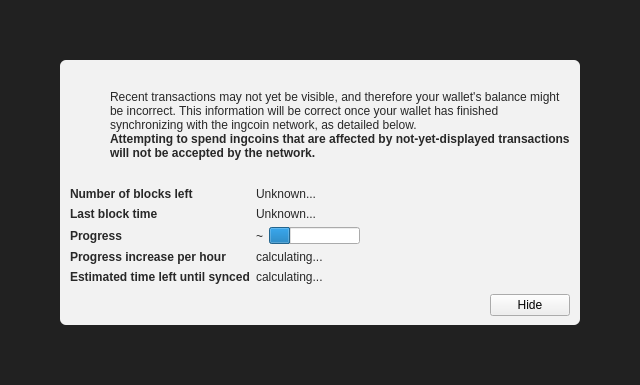
<?xml version="1.0" encoding="UTF-8"?>
<ui version="4.0">
 <class>ModalOverlay</class>
 <widget class="ModalOverlay" name="ModalOverlay">
  <property name="geometry">
   <rect>
    <x>0</x>
    <y>0</y>
    <width>640</width>
    <height>385</height>
   </rect>
  </property>
  <property name="windowTitle">
   <string>Form</string>
  </property>
  <layout class="QVBoxLayout" name="verticalLayout" stretch="0">
   <property name="sizeConstraint">
    <enum>QLayout::SetDefaultConstraint</enum>
   </property>
   <property name="leftMargin">
    <number>0</number>
   </property>
   <property name="topMargin">
    <number>0</number>
   </property>
   <property name="rightMargin">
    <number>0</number>
   </property>
   <property name="bottomMargin">
    <number>0</number>
   </property>
   <item>
    <widget class="QWidget" name="bgWidget" native="true">
     <property name="styleSheet">
      <string notr="true">#bgWidget { background: rgba(0,0,0,220); }</string>
     </property>
     <layout class="QVBoxLayout" name="verticalLayoutMain" stretch="1">
      <property name="leftMargin">
       <number>60</number>
      </property>
      <property name="topMargin">
       <number>60</number>
      </property>
      <property name="rightMargin">
       <number>60</number>
      </property>
      <property name="bottomMargin">
       <number>60</number>
      </property>
      <item>
       <widget class="QWidget" name="contentWidget" native="true">
        <property name="styleSheet">
         <string notr="true">#contentWidget { background: rgba(255,255,255,240); border-radius: 6px; }

QLabel { color: rgb(40,40,40);  }</string>
        </property>
        <layout class="QVBoxLayout" name="verticalLayoutSub" stretch="1,0,0,0">
         <property name="spacing">
          <number>0</number>
         </property>
         <property name="leftMargin">
          <number>10</number>
         </property>
         <property name="topMargin">
          <number>10</number>
         </property>
         <property name="rightMargin">
          <number>10</number>
         </property>
         <property name="bottomMargin">
          <number>10</number>
         </property>
         <item>
          <layout class="QHBoxLayout" name="horizontalLayoutIconText" stretch="0,1">
           <property name="topMargin">
            <number>20</number>
           </property>
           <item>
            <layout class="QVBoxLayout" name="verticalLayoutIcon">
             <property name="leftMargin">
              <number>0</number>
             </property>
             <item>
              <widget class="QPushButton" name="warningIcon">
               <property name="enabled">
                <bool>false</bool>
               </property>
               <property name="text">
                <string/>
               </property>
               <property name="icon">
                <iconset>
                 <normaloff>:/icons/warning</normaloff>
                 <disabledoff>:/icons/warning</disabledoff>:/icons/warning</iconset>
               </property>
               <property name="iconSize">
                <size>
                 <width>48</width>
                 <height>48</height>
                </size>
               </property>
               <property name="flat">
                <bool>true</bool>
               </property>
              </widget>
             </item>
             <item>
              <spacer name="verticalSpacerWarningIcon">
               <property name="orientation">
                <enum>Qt::Vertical</enum>
               </property>
               <property name="sizeHint" stdset="0">
                <size>
                 <width>20</width>
                 <height>40</height>
                </size>
               </property>
              </spacer>
             </item>
            </layout>
           </item>
           <item>
            <layout class="QVBoxLayout" name="verticalLayoutInfoText">
             <property name="leftMargin">
              <number>0</number>
             </property>
             <property name="topMargin">
              <number>0</number>
             </property>
             <item>
              <widget class="QLabel" name="infoText">
               <property name="text">
                <string>Recent transactions may not yet be visible, and therefore your wallet's balance might be incorrect. This information will be correct once your wallet has finished synchronizing with the ingcoin network, as detailed below.</string>
               </property>
               <property name="textFormat">
                <enum>Qt::RichText</enum>
               </property>
               <property name="wordWrap">
                <bool>true</bool>
               </property>
              </widget>
             </item>
             <item>
              <widget class="QLabel" name="infoTextStrong">
               <property name="font">
                <font>
                 <weight>75</weight>
                 <bold>true</bold>
                </font>
               </property>
               <property name="text">
                <string>Attempting to spend ingcoins that are affected by not-yet-displayed transactions will not be accepted by the network.</string>
               </property>
               <property name="textFormat">
                <enum>Qt::RichText</enum>
               </property>
               <property name="wordWrap">
                <bool>true</bool>
               </property>
              </widget>
             </item>
             <item>
              <spacer name="verticalSpacerInTextSpace">
               <property name="orientation">
                <enum>Qt::Vertical</enum>
               </property>
               <property name="sizeHint" stdset="0">
                <size>
                 <width>20</width>
                 <height>40</height>
                </size>
               </property>
              </spacer>
             </item>
            </layout>
           </item>
          </layout>
         </item>
         <item>
          <spacer name="verticalSpacerAfterText">
           <property name="orientation">
            <enum>Qt::Vertical</enum>
           </property>
           <property name="sizeHint" stdset="0">
            <size>
             <width>20</width>
             <height>40</height>
            </size>
           </property>
          </spacer>
         </item>
         <item>
          <layout class="QFormLayout" name="formLayout">
           <property name="fieldGrowthPolicy">
            <enum>QFormLayout::FieldsStayAtSizeHint</enum>
           </property>
           <property name="horizontalSpacing">
            <number>6</number>
           </property>
           <property name="verticalSpacing">
            <number>6</number>
           </property>
           <property name="topMargin">
            <number>10</number>
           </property>
           <item row="0" column="0">
            <widget class="QLabel" name="labelNumberOfBlocksLeft">
             <property name="font">
              <font>
               <weight>75</weight>
               <bold>true</bold>
              </font>
             </property>
             <property name="text">
              <string>Number of blocks left</string>
             </property>
            </widget>
           </item>
           <item row="0" column="1">
            <widget class="QLabel" name="numberOfBlocksLeft">
             <property name="text">
              <string>Unknown...</string>
             </property>
            </widget>
           </item>
           <item row="1" column="0">
            <widget class="QLabel" name="labelLastBlockTime">
             <property name="font">
              <font>
               <weight>75</weight>
               <bold>true</bold>
              </font>
             </property>
             <property name="text">
              <string>Last block time</string>
             </property>
            </widget>
           </item>
           <item row="1" column="1">
            <widget class="QLabel" name="newestBlockDate">
             <property name="sizePolicy">
              <sizepolicy hsizetype="Maximum" vsizetype="Preferred">
               <horstretch>0</horstretch>
               <verstretch>0</verstretch>
              </sizepolicy>
             </property>
             <property name="text">
              <string>Unknown...</string>
             </property>
            </widget>
           </item>
           <item row="2" column="0">
            <widget class="QLabel" name="labelSyncDone">
             <property name="font">
              <font>
               <weight>75</weight>
               <bold>true</bold>
              </font>
             </property>
             <property name="text">
              <string>Progress</string>
             </property>
            </widget>
           </item>
           <item row="2" column="1">
            <layout class="QHBoxLayout" name="horizontalLayoutSync" stretch="0,1">
             <item>
              <widget class="QLabel" name="percentageProgress">
               <property name="text">
                <string notr="true">~</string>
               </property>
              </widget>
             </item>
             <item>
              <widget class="QProgressBar" name="progressBar">
               <property name="value">
                <number>24</number>
               </property>
               <property name="format">
                <string/>
               </property>
              </widget>
             </item>
            </layout>
           </item>
           <item row="4" column="0">
            <widget class="QLabel" name="labelProgressIncrease">
             <property name="font">
              <font>
               <weight>75</weight>
               <bold>true</bold>
              </font>
             </property>
             <property name="text">
              <string>Progress increase per hour</string>
             </property>
            </widget>
           </item>
           <item row="4" column="1">
            <widget class="QLabel" name="progressIncreasePerH">
             <property name="text">
              <string>calculating...</string>
             </property>
            </widget>
           </item>
           <item row="5" column="0">
            <widget class="QLabel" name="labelEstimatedTimeLeft">
             <property name="font">
              <font>
               <weight>75</weight>
               <bold>true</bold>
              </font>
             </property>
             <property name="text">
              <string>Estimated time left until synced</string>
             </property>
            </widget>
           </item>
           <item row="5" column="1">
            <widget class="QLabel" name="expectedTimeLeft">
             <property name="text">
              <string>calculating...</string>
             </property>
            </widget>
           </item>
          </layout>
         </item>
         <item>
          <layout class="QHBoxLayout" name="horizontalLayoutButtons">
           <property name="leftMargin">
            <number>10</number>
           </property>
           <property name="topMargin">
            <number>10</number>
           </property>
           <item>
            <spacer name="horizontalSpacer">
             <property name="orientation">
              <enum>Qt::Horizontal</enum>
             </property>
             <property name="sizeHint" stdset="0">
              <size>
               <width>40</width>
               <height>20</height>
              </size>
             </property>
            </spacer>
           </item>
           <item>
            <widget class="QPushButton" name="closeButton">
             <property name="text">
              <string>Hide</string>
             </property>
            </widget>
           </item>
          </layout>
         </item>
        </layout>
       </widget>
      </item>
     </layout>
    </widget>
   </item>
  </layout>
 </widget>
 <customwidgets>
  <customwidget>
   <class>ModalOverlay</class>
   <extends>QWidget</extends>
   <header>modaloverlay.h</header>
   <container>1</container>
  </customwidget>
 </customwidgets>
 <resources/>
 <connections/>
</ui>
